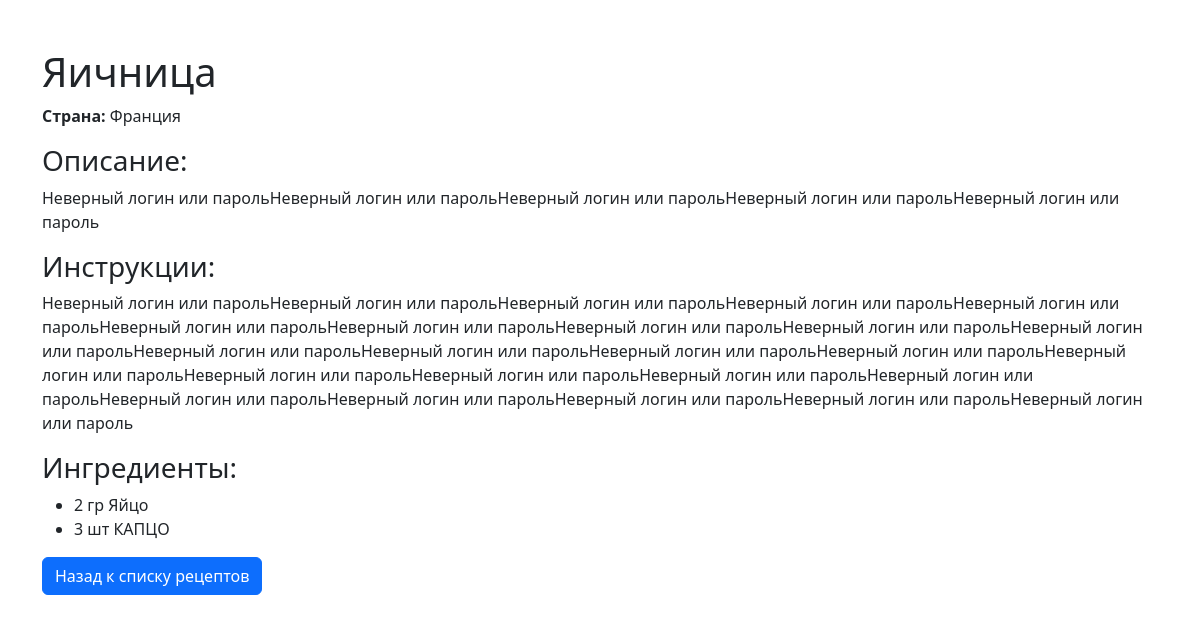
The app's page /admin/full_recipe.php?id=16 with its own data.
### tables this page shows
CREATE TABLE `recipes` (
  `id` int NOT NULL,
  `title` varchar(255) NOT NULL,
  `description` text,
  `instructions` text,
  `country_id` int DEFAULT NULL,
  `image_path` varchar(255) DEFAULT NULL,
  `created_at` datetime DEFAULT CURRENT_TIMESTAMP
);

CREATE TABLE `countries` (
  `id` int NOT NULL,
  `name` varchar(255) NOT NULL
);

CREATE TABLE `recipe_ingredients` (
  `id` int NOT NULL,
  `recipe_id` int DEFAULT NULL,
  `ingredient_id` int DEFAULT NULL,
  `amount` float DEFAULT NULL,
  `measurement_id` int DEFAULT NULL
);

CREATE TABLE `measurements` (
  `id` int NOT NULL,
  `unit` varchar(50) NOT NULL
);

CREATE TABLE `ingredients` (
  `id` int NOT NULL,
  `name` varchar(255) NOT NULL
);

### admin/full_recipe.php (the view, shortened to what this page needs)
<?php
include 'database.php';
$recipe_id = isset($_GET['id']) ? (int)$_GET['id'] : 0;
$recipe_stmt = $mysqli->prepare("SELECT r.title, r.description, r.instructions, c.name AS country_name
                                  FROM recipes r
                                  LEFT JOIN countries c ON r.country_id = c.id
                                  WHERE r.id = ?");
$recipe_stmt->bind_param("i", $recipe_id);
$recipe_stmt->execute();
$recipe_result = $recipe_stmt->get_result();
$recipe = $recipe_result->fetch_assoc();
$ingredients_stmt = $mysqli->prepare("SELECT i.name, ri.amount, m.unit
                                      FROM recipe_ingredients ri
                                      LEFT JOIN ingredients i ON ri.ingredient_id = i.id
                                      LEFT JOIN measurements m ON ri.measurement_id = m.id
                                      WHERE ri.recipe_id = ?");
$ingredients_stmt->bind_param("i", $recipe_id);
$ingredients_stmt->execute();
$ingredients_result = $ingredients_stmt->get_result();
?>
<!DOCTYPE html>
<html lang="ru">
<head>
    <link href="https://cdn.jsdelivr.net/npm/bootstrap@5.3.0/dist/css/bootstrap.min.css" rel="stylesheet">
</head>
<body>
<div class="container mt-5">
    <h1><?php echo htmlspecialchars($recipe['title']); ?></h1>
    <p><strong>Страна:</strong> <?php echo htmlspecialchars($recipe['country_name']); ?></p>
    <h3>Описание:</h3>
    <p><?php echo nl2br(htmlspecialchars($recipe['description'])); ?></p>
    <h3>Инструкции:</h3>
    <p><?php echo nl2br(htmlspecialchars($recipe['instructions'])); ?></p>
    <h3>Ингредиенты:</h3>
    <ul>
        <?php while ($ingredient = $ingredients_result->fetch_assoc()): ?>
            <li>
                <?php echo htmlspecialchars($ingredient['amount']) . ' ' . htmlspecialchars($ingredient['unit']) . ' ' . htmlspecialchars($ingredient['name']); ?>
            </li>
        <?php endwhile; ?>
    </ul>
    <a href="recipes.php" class="btn btn-primary">Назад к списку рецептов</a>
</div>
</body>
</html>

### records on screen
recipes: title "Яичница", country.name "Франция", description "Неверный логин или парольНеверный логин или парольНеверный логин или парольНеверный логин или парольНеверный логин или пароль", instructions "Неверный логин или парольНеверный логин или парольНеверный логин или парольНеверный логин или парольНеверный логин или парольНеверный логин или парольНеверный логин или парольНеверный логин или парольНеверный логин или парольНеверный логин или парольНеверный логин или парольНеверный логин или парольНеверный логин или парольНеверный логин или парольНеверный логин или парольНеверный логин или парольНеверный логин или парольНеверный логин или парольНеверный логин или парольНеверный логин или парольНеверный логин или парольНеверный логин или парольНеверный логин или парольНеверный логин или пароль"
recipe_ingredients: amount "2", measurement.unit "гр", ingredient.name "Яйцо"
recipe_ingredients: amount "3", measurement.unit "шт", ingredient.name "КАПЦО"
